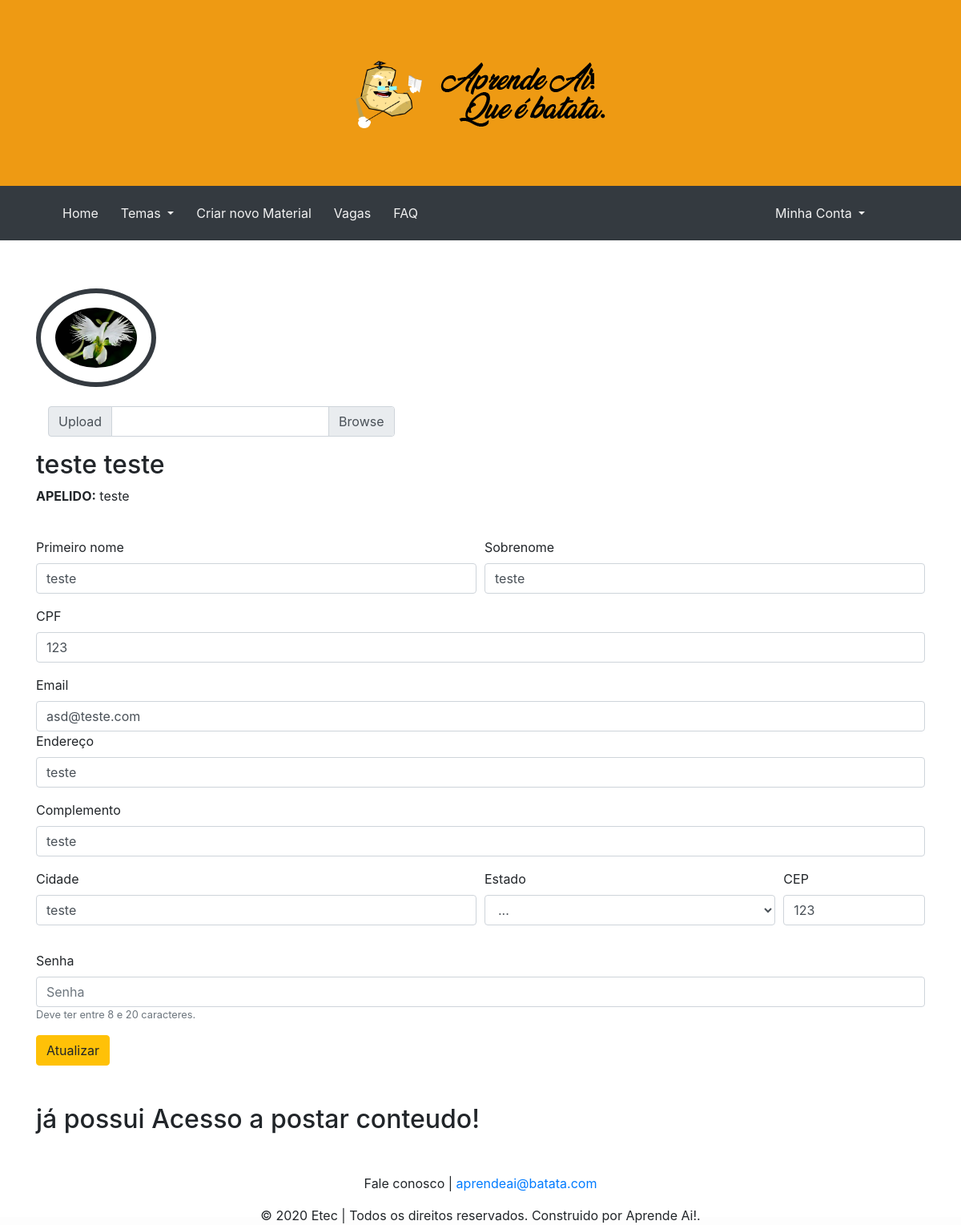
/?page=minha_conta (signed in), run on the app's committed database.
### tables this page shows
CREATE TABLE `tb_usuario` (
  `id_usuario` int(11) NOT NULL AUTO_INCREMENT,
  `nome_usuario` varchar(30) NOT NULL,
  `sobrenome_usuario` varchar(30) NOT NULL,
  `apelido_usuario` varchar(20) NOT NULL,
  `email_usuario` varchar(50) NOT NULL,
  `senha_usuario` varchar(30) NOT NULL,
  `cpf` varchar(18) DEFAULT NULL,
  `cnpj` varchar(18) DEFAULT NULL,
  `endereco` varchar(50) DEFAULT NULL,
  `complemento` varchar(30) DEFAULT NULL,
  `cidade` varchar(30) DEFAULT NULL,
  `estado` varchar(30) DEFAULT NULL,
  `cep` varchar(10) NOT NULL,
  `tipo_usuario` int(11) NOT NULL,
  `permissao_conteudo` int(11) NOT NULL,
  `img_usuario` varchar(900) DEFAULT NULL,
  `st_ativo` char(1) NOT NULL,
  `Arquivo_permissao` varchar(590) DEFAULT NULL,
  PRIMARY KEY (`id_usuario`),
  KEY `tipo_usuario_FK` (`tipo_usuario`),
  CONSTRAINT `tipo_usuario_FK` FOREIGN KEY (`tipo_usuario`) REFERENCES `tb_tipo_usuario` (`id_tipo_usuario`)
);

### controllers/urls.php (called while the page is built, shortened)
<?php
    class Urls{
        public function MinhaConta(){
            require 'controllers/controllerMinhaConta.php';
            $pages = new Pages;
            $pages->MinhaConta();
        }
    }
?>

### models/modelMinhaConta.php (called while the page is built, shortened)
<?php
    class MinhaConta{
        function TrazDados(){
            $conect = new Conexao;
            $con = $conect->Conecta();
            $id = $_SESSION['usuario_logado'];
            $comando = "SELECT * from tb_usuario where id_usuario = $id";
            $executeQuery = mysqli_query($con,$comando);
            while($dados = mysqli_fetch_assoc($executeQuery)){
                $img = $dados['img_usuario'];
                $nome = $dados['nome_usuario'];
                $sobrenome = $dados['sobrenome_usuario'];
                $apelido = $dados['apelido_usuario'];
                $email = $dados['email_usuario'];
                $cpf = $dados['cpf'];
                $cnpj = $dados['cnpj'];
                $endereco = $dados['endereco'];
                $complemento = $dados['complemento'];
                $cidade = $dados['cidade'];
                $estado = $dados['estado'];
                $cep = $dados['cep'];
                $tp_usuario = $dados['tipo_usuario'];
            }
            return array(
                "img" => $img,
                "nome" => $nome,
                "sobrenome" => $sobrenome,
                "apelido" => $apelido,
                "email" => $email,
                "cpf" => $cpf,
                "cnpj" => $cnpj,
                "endereco" => $endereco,
                "complemento" => $complemento,
                "cidade" => $cidade,
                "estado" => $estado,
                "cep" => $cep,
                "tp_usuario" => $tp_usuario
            );
        }
        function verificaPermissao(){
              $conect = new Conexao;
              $con = $conect->Conecta();
              $id = $_SESSION['usuario_logado'];
              $comando = "SELECT * from tb_usuario where id_usuario = $id";
              $executeQuery = mysqli_query($con,$comando);
              $dados = mysqli_fetch_assoc($executeQuery);
              if ($dados['Arquivo_permissao'] == "" && $dados['permissao_conteudo'] == 0){
                return 1;
              }
              else if ($dados['Arquivo_permissao'] != "" && $dados['permissao_conteudo'] == 0) {
                return 2;
              }
              else {
                return 3;
              }
            }
  }
?>

### views/minha_conta.php (the view, shortened to what this page needs)
<div class="container">
    <link rel="stylesheet" href="./css/minha_conta.css">
<form method="post" enctype="multipart/form-data">
<div>
    <img class="perfil-avatar" src="./views/img/img_usuarios/<?php echo $img;?>" >
<br><br>
    <div class="input-group col-5 mb-3">
      <div class="input-group-prepend">
        <span class="input-group-text" id="inputGroupFileAddon01"  alt="Escolha sua foto de perfil" title="Escolha sua foto de perfil">Upload</span>
      </div>
      <div class="custom-file">
          <label class="custom-file-label" for="inputGroupFile01"></label>
      </div>
    </div>
</div>
    <h2 class="nome-perfil"><?php echo "$nome $sobrenome"; ?></h2>
    <p><b>APELIDO:</b><span name="apelido"><?php echo " $apelido"; ?></span></p>
  <br>
    <div class="formulario">
      <div class="form-row">
        <div class="form-group col-md-6">
          <label for="validationDefault01">Primeiro nome</label>
          <input type="text" class="form-control" id="validationDefault01" placeholder="Nome" value="<?php echo "$nome"; ?>" name="nome" required>
        </div>
        <div class="form-group col-md-6">
          <label for="validationDefault02">Sobrenome</label>
          <input type="text" class="form-control" id="validationDefault02" placeholder="Sobrenome" value="<?php echo "$sobrenome"; ?>" name="sobrenome" required>
        </div>
        <div class="form-group col-md-12">
          <label for="inputPassword4">CPF</label>
          <input type="text" class="form-control" id="inputPassword4" placeholder="CPF (Somente números)" name="cpf" value="<?php echo "$cpf"; ?>">
        </div>
      </div>
      <div class="form-row">
        <div class="form-group col-md-12">
          <label for="inputEmail4">Email</label>
          <input type="email" class="form-control" id="inputEmail4" placeholder="Email" name="email" value="<?php echo "$email"; ?>">
      <div class="form-group">
        <label for="inputAddress">Endereço</label>
        <input type="text" class="form-control" id="inputAddress" placeholder="Rua dos Bobos, nº 0" name="endereco" value="<?php echo "$endereco"; ?>">
      </div>
      <div class="form-group">
        <label for="inputAddress2">Complemento</label>
        <input type="text" class="form-control" id="inputAddress2" placeholder="Apartamento, hotel, casa, etc." name="complemento" value="<?php echo "$complemento"; ?>">
      </div>
      <div class="form-row">
        <div class="form-group col-md-6">
          <label for="inputCity">Cidade</label>
          <input type="text" class="form-control" id="inputCity" placeholder="Guarulhos" name="cidade" value="<?php echo "$cidade"; ?>">
        </div>
        <div class="form-group col-md-4">
          <label for="inputEstado">Estado</label>
          <select id="inputEstado" class="form-control" name="estado" >
              <option value=""
              <?php echo $estado =='...'?'selected':'';?>
              >...</option>
          </select>
        </div>
        <div class="form-group col-md-2">
          <label for="inputCEP">CEP</label>
          <input type="text" class="form-control" id="inputCEP" placeholder="00000-000" name="cep" value="<?php echo "$cep"; ?>">
        </div>
      </div>
      </div>
        <div class="form-group col-md-12">
          <label for="inputPassword4">Senha</label>
          <input type="password" class="form-control" id="inputPassword4" name="senha" placeholder="Senha">
          <small id="passwordHelpInline" class="text-muted">Deve ter entre 8 e 20 caracteres.</small>
        </div>
    </div>
      </div>
      <button type="submit" class="btn btn-warning" name="btn_enviar">Atualizar</button>
</form>
<br><br>
<?php
$minhaConta = new MinhaConta;
  switch ($minhaConta->verificaPermissao()) {
      ?>
<?php
    default:
      ?>
        <h2 class="nome-perfil">já possui Acesso a postar conteudo!</h2>
<?php
  }
       ?>
</div>

### css/styles_geral.css (style rules this page uses)
* { margin:0; padding:0; }
html { display: block; }
html, body { height:100%; background-color: #fdfdfd; padding: 0 0 10px 0; }
body { margin: 0; font: 20px Arial, Helvetica, sans-serif; color: #000000; width:100%; scrollbar-face-color: red; }
img { padding: 18px; }

### css/minha_conta.css (style rules this page uses)
.perfil-avatar { width: 150px; border-radius: 50%; border: solid 6px #343a40; }

### data on the page
tb_usuario: img_usuario (picture), cpf "123", email "asd@teste.com", endereco "teste", complemento "teste", cidade "teste", cep "123"

### other printed values
$nome "teste"
$sobrenome "teste"
$apelido "teste"
